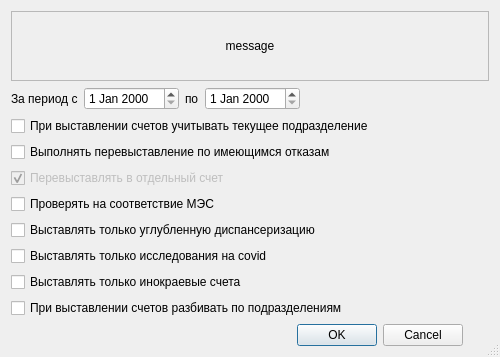
<?xml version="1.0" encoding="UTF-8"?>
<ui version="4.0">
 <class>ExposeConfirmationDialog</class>
 <widget class="QDialog" name="ExposeConfirmationDialog">
  <property name="windowModality">
   <enum>Qt::ApplicationModal</enum>
  </property>
  <property name="geometry">
   <rect>
    <x>0</x>
    <y>0</y>
    <width>500</width>
    <height>336</height>
   </rect>
  </property>
  <property name="windowTitle">
   <string>Внимание!</string>
  </property>
  <property name="sizeGripEnabled">
   <bool>true</bool>
  </property>
  <layout class="QGridLayout" name="gridLayout">
   <item row="9" column="0">
    <widget class="QCheckBox" name="chkExposeByChildOrgStruct">
     <property name="text">
      <string>При выставлении счетов разбивать по подразделениям</string>
     </property>
    </widget>
   </item>
   <item row="2" column="0" colspan="2">
    <widget class="QCheckBox" name="chkFilterPaymentByOrgStructure">
     <property name="text">
      <string>При выставлении счетов учитывать текущее подразделение</string>
     </property>
    </widget>
   </item>
   <item row="4" column="0">
    <widget class="QCheckBox" name="chkSeparateReExpose">
     <property name="enabled">
      <bool>false</bool>
     </property>
     <property name="text">
      <string>Перевыставлять в отдельный счет</string>
     </property>
     <property name="checked">
      <bool>true</bool>
     </property>
    </widget>
   </item>
   <item row="3" column="0" colspan="2">
    <widget class="QCheckBox" name="chkReExpose">
     <property name="text">
      <string>Выполнять перевыставление по имеющимся отказам</string>
     </property>
    </widget>
   </item>
   <item row="1" column="0" colspan="2">
    <layout class="QHBoxLayout" name="horizontalLayout">
     <item>
      <widget class="QLabel" name="lblBegDate">
       <property name="text">
        <string>За период с</string>
       </property>
      </widget>
     </item>
     <item>
      <widget class="CDateEdit" name="edtBegDate"/>
     </item>
     <item>
      <widget class="QLabel" name="lblEndDate">
       <property name="text">
        <string>по</string>
       </property>
      </widget>
     </item>
     <item>
      <widget class="CDateEdit" name="edtEndDate"/>
     </item>
     <item>
      <spacer name="horizontalSpacer">
       <property name="orientation">
        <enum>Qt::Horizontal</enum>
       </property>
       <property name="sizeHint" stdset="0">
        <size>
         <width>40</width>
         <height>20</height>
        </size>
       </property>
      </spacer>
     </item>
    </layout>
   </item>
   <item row="10" column="1">
    <spacer>
     <property name="orientation">
      <enum>Qt::Vertical</enum>
     </property>
     <property name="sizeHint" stdset="0">
      <size>
       <width>20</width>
       <height>61</height>
      </size>
     </property>
    </spacer>
   </item>
   <item row="7" column="0" colspan="2">
    <widget class="QCheckBox" name="chkOnlyResearchOnCOVID">
     <property name="text">
      <string>Выставлять только исследования на covid</string>
     </property>
    </widget>
   </item>
   <item row="11" column="0">
    <widget class="QDialogButtonBox" name="buttonBox">
     <property name="orientation">
      <enum>Qt::Horizontal</enum>
     </property>
     <property name="standardButtons">
      <set>QDialogButtonBox::Cancel|QDialogButtonBox::Ok</set>
     </property>
    </widget>
   </item>
   <item row="5" column="0">
    <widget class="QCheckBox" name="chkMesCheck">
     <property name="text">
      <string>Проверять на соответствие МЭС</string>
     </property>
    </widget>
   </item>
   <item row="6" column="0" colspan="2">
    <widget class="QCheckBox" name="chkOnlyDispCOVID">
     <property name="text">
      <string>Выставлять только углубленную диспансеризацию</string>
     </property>
    </widget>
   </item>
   <item row="0" column="0" colspan="2">
    <widget class="QScrollArea" name="scrollArea">
     <property name="lineWidth">
      <number>0</number>
     </property>
     <property name="widgetResizable">
      <bool>true</bool>
     </property>
     <widget class="QWidget" name="scrollAreaWidgetContents">
      <property name="geometry">
       <rect>
        <x>0</x>
        <y>0</y>
        <width>480</width>
        <height>69</height>
       </rect>
      </property>
      <layout class="QVBoxLayout" name="verticalLayout">
       <item>
        <widget class="QLabel" name="lblMessage">
         <property name="text">
          <string>message</string>
         </property>
         <property name="alignment">
          <set>Qt::AlignCenter</set>
         </property>
         <property name="textInteractionFlags">
          <set>Qt::TextBrowserInteraction</set>
         </property>
        </widget>
       </item>
      </layout>
     </widget>
    </widget>
   </item>
   <item row="8" column="0">
    <widget class="QCheckBox" name="chkOnlyTFOMS">
     <property name="text">
      <string>Выставлять только инокраевые счета</string>
     </property>
    </widget>
   </item>
  </layout>
 </widget>
 <customwidgets>
  <customwidget>
   <class>CDateEdit</class>
   <extends>QDateEdit</extends>
   <header>library/DateEdit.h</header>
  </customwidget>
 </customwidgets>
 <tabstops>
  <tabstop>chkFilterPaymentByOrgStructure</tabstop>
  <tabstop>chkReExpose</tabstop>
  <tabstop>chkSeparateReExpose</tabstop>
  <tabstop>chkMesCheck</tabstop>
  <tabstop>buttonBox</tabstop>
 </tabstops>
 <resources/>
 <connections>
  <connection>
   <sender>buttonBox</sender>
   <signal>accepted()</signal>
   <receiver>ExposeConfirmationDialog</receiver>
   <slot>accept()</slot>
   <hints>
    <hint type="sourcelabel">
     <x>227</x>
     <y>122</y>
    </hint>
    <hint type="destinationlabel">
     <x>149</x>
     <y>126</y>
    </hint>
   </hints>
  </connection>
  <connection>
   <sender>buttonBox</sender>
   <signal>rejected()</signal>
   <receiver>ExposeConfirmationDialog</receiver>
   <slot>reject()</slot>
   <hints>
    <hint type="sourcelabel">
     <x>235</x>
     <y>122</y>
    </hint>
    <hint type="destinationlabel">
     <x>240</x>
     <y>126</y>
    </hint>
   </hints>
  </connection>
  <connection>
   <sender>chkReExpose</sender>
   <signal>toggled(bool)</signal>
   <receiver>chkSeparateReExpose</receiver>
   <slot>setEnabled(bool)</slot>
   <hints>
    <hint type="sourcelabel">
     <x>47</x>
     <y>33</y>
    </hint>
    <hint type="destinationlabel">
     <x>44</x>
     <y>49</y>
    </hint>
   </hints>
  </connection>
 </connections>
</ui>
